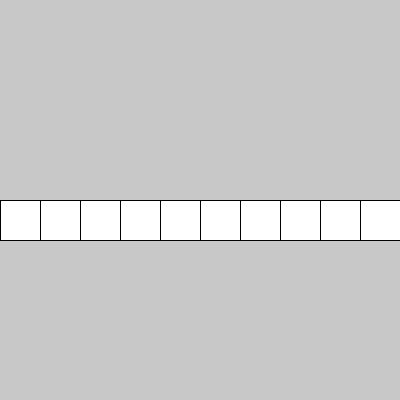
Frame 1 (no input)
Frame 60 (the mouse pressed at the canvas centre just before this capture): identical to frame 1, image omitted
Frame 120 (the mouse held since frame 60 and released just before this capture): identical to frame 1, image omitted

The Processing sketch that drew this single still picture (run headless with seeded random() and noise(); from frame 60 on, the mouse is pressed at the canvas centre):

// Processing sketch: click_celdas
// ── click_celdas.pde
int cant = 10;
int tam;

void setup(){
  size(400, 400);
  tam = width/cant;
}

void draw(){
  background(200);
  dibujarCeldas(200);
}

// ── click.pde
void clickCeldas(int posY){
  for(int i = 0; i < cant; i++){
    clickCelda(i*tam, posY);
  }
}

boolean clickCelda(int posX, int posY){
  return (mouseX > posX && mouseX < posX + tam && mouseY > posY && mouseY < posY + tam);
}

// ── dibujar.pde
void dibujarCeldas(int posY){
  for(int i = 0; i < cant; i++){
    dibujarCelda(i*tam, posY);
  }
}

void dibujarCelda(int posX, int posY){
  if(mousePressed && clickCelda(posX, posY)){
    fill(0);
  }else{
    fill(255);
  }
  rect(posX, posY, tam, tam);
  
}
